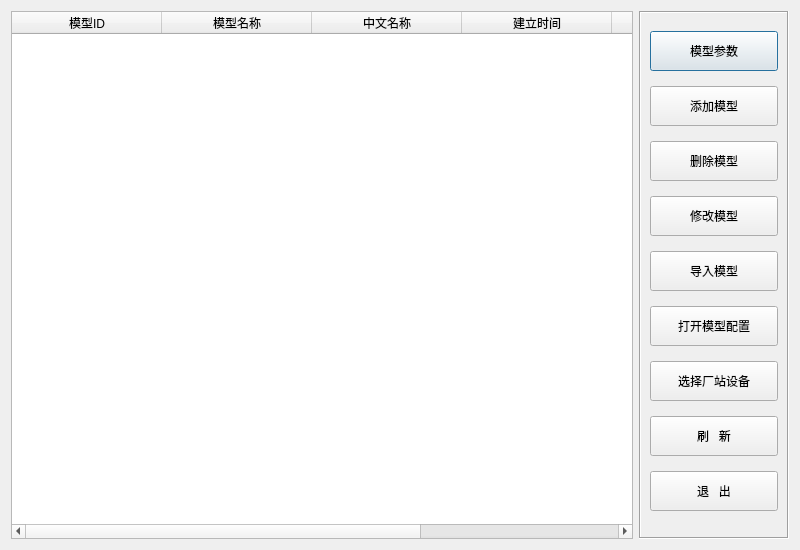
<?xml version="1.0" encoding="UTF-8"?>
<ui version="4.0">
 <class>CModelForm</class>
 <widget class="QDialog" name="CModelForm">
  <property name="geometry">
   <rect>
    <x>0</x>
    <y>0</y>
    <width>800</width>
    <height>550</height>
   </rect>
  </property>
  <property name="windowTitle">
   <string>模型库</string>
  </property>
  <property name="styleSheet">
   <string notr="true">font: 14pt &quot;宋体&quot;;</string>
  </property>
  <layout class="QHBoxLayout" name="horizontalLayout">
   <item>
    <widget class="QTableWidget" name="listModel">
     <attribute name="horizontalHeaderDefaultSectionSize">
      <number>150</number>
     </attribute>
     <attribute name="horizontalHeaderMinimumSectionSize">
      <number>150</number>
     </attribute>
     <attribute name="horizontalHeaderStretchLastSection">
      <bool>true</bool>
     </attribute>
     <column>
      <property name="text">
       <string>模型ID</string>
      </property>
     </column>
     <column>
      <property name="text">
       <string>模型名称</string>
      </property>
     </column>
     <column>
      <property name="text">
       <string>中文名称</string>
      </property>
     </column>
     <column>
      <property name="text">
       <string>建立时间</string>
      </property>
     </column>
     <column>
      <property name="text">
       <string>厂站名</string>
      </property>
     </column>
     <column>
      <property name="text">
       <string>设备名</string>
      </property>
     </column>
    </widget>
   </item>
   <item>
    <widget class="QFrame" name="frame">
     <property name="minimumSize">
      <size>
       <width>150</width>
       <height>0</height>
      </size>
     </property>
     <property name="maximumSize">
      <size>
       <width>150</width>
       <height>16777215</height>
      </size>
     </property>
     <property name="frameShape">
      <enum>QFrame::Box</enum>
     </property>
     <property name="frameShadow">
      <enum>QFrame::Sunken</enum>
     </property>
     <layout class="QVBoxLayout" name="verticalLayout">
      <item>
       <widget class="QPushButton" name="buttonParam">
        <property name="minimumSize">
         <size>
          <width>0</width>
          <height>40</height>
         </size>
        </property>
        <property name="styleSheet">
         <string notr="true">font: 14pt &quot;宋体&quot;;</string>
        </property>
        <property name="text">
         <string>模型参数</string>
        </property>
       </widget>
      </item>
      <item>
       <widget class="QPushButton" name="buttonAdd">
        <property name="minimumSize">
         <size>
          <width>0</width>
          <height>40</height>
         </size>
        </property>
        <property name="styleSheet">
         <string notr="true">font: 14pt &quot;宋体&quot;;</string>
        </property>
        <property name="text">
         <string>添加模型</string>
        </property>
       </widget>
      </item>
      <item>
       <widget class="QPushButton" name="buttonDel">
        <property name="minimumSize">
         <size>
          <width>0</width>
          <height>40</height>
         </size>
        </property>
        <property name="styleSheet">
         <string notr="true">font: 14pt &quot;宋体&quot;;</string>
        </property>
        <property name="text">
         <string>删除模型</string>
        </property>
       </widget>
      </item>
      <item>
       <widget class="QPushButton" name="buttonModify">
        <property name="minimumSize">
         <size>
          <width>0</width>
          <height>40</height>
         </size>
        </property>
        <property name="styleSheet">
         <string notr="true">font: 14pt &quot;宋体&quot;;</string>
        </property>
        <property name="text">
         <string>修改模型</string>
        </property>
       </widget>
      </item>
      <item>
       <widget class="QPushButton" name="buttonModelInto">
        <property name="minimumSize">
         <size>
          <width>0</width>
          <height>40</height>
         </size>
        </property>
        <property name="styleSheet">
         <string notr="true">font: 14pt &quot;宋体&quot;;</string>
        </property>
        <property name="text">
         <string>导入模型</string>
        </property>
       </widget>
      </item>
      <item>
       <widget class="QPushButton" name="buttonModelConfig">
        <property name="minimumSize">
         <size>
          <width>0</width>
          <height>40</height>
         </size>
        </property>
        <property name="styleSheet">
         <string notr="true">font: 14pt &quot;宋体&quot;;</string>
        </property>
        <property name="text">
         <string>打开模型配置</string>
        </property>
       </widget>
      </item>
      <item>
       <widget class="QPushButton" name="buttonStnDev">
        <property name="minimumSize">
         <size>
          <width>0</width>
          <height>40</height>
         </size>
        </property>
        <property name="styleSheet">
         <string notr="true">font: 14pt &quot;宋体&quot;;</string>
        </property>
        <property name="text">
         <string>选择厂站设备</string>
        </property>
       </widget>
      </item>
      <item>
       <widget class="QPushButton" name="buttonRefresh">
        <property name="minimumSize">
         <size>
          <width>0</width>
          <height>40</height>
         </size>
        </property>
        <property name="styleSheet">
         <string notr="true">font: 14pt &quot;宋体&quot;;</string>
        </property>
        <property name="text">
         <string>刷   新</string>
        </property>
       </widget>
      </item>
      <item>
       <widget class="QPushButton" name="buttonExit">
        <property name="minimumSize">
         <size>
          <width>0</width>
          <height>40</height>
         </size>
        </property>
        <property name="styleSheet">
         <string notr="true">font: 14pt &quot;宋体&quot;;</string>
        </property>
        <property name="text">
         <string>退   出</string>
        </property>
       </widget>
      </item>
     </layout>
    </widget>
   </item>
  </layout>
 </widget>
 <tabstops>
  <tabstop>buttonParam</tabstop>
  <tabstop>buttonAdd</tabstop>
  <tabstop>buttonDel</tabstop>
  <tabstop>buttonModify</tabstop>
  <tabstop>buttonRefresh</tabstop>
  <tabstop>buttonExit</tabstop>
 </tabstops>
 <resources/>
 <connections>
  <connection>
   <sender>buttonExit</sender>
   <signal>clicked()</signal>
   <receiver>CModelForm</receiver>
   <slot>close()</slot>
   <hints>
    <hint type="sourcelabel">
     <x>695</x>
     <y>500</y>
    </hint>
    <hint type="destinationlabel">
     <x>399</x>
     <y>274</y>
    </hint>
   </hints>
  </connection>
 </connections>
</ui>
